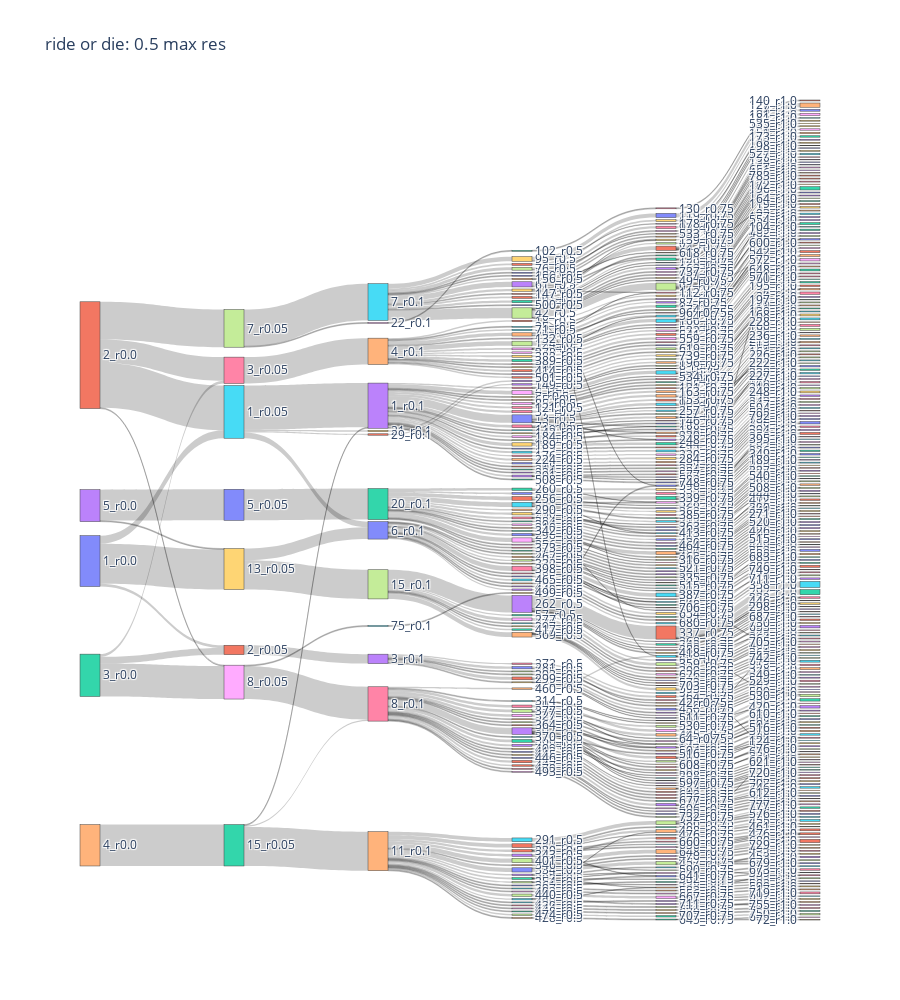

The notebook cell this image was saved under:
### Markdown cell above
Make a Sankey.

### Code cell
# take only the columns with modularity data
ovi_HB_chunk = ride_or_die_df[['0.0','0.05','0.1','0.5','0.75','1.0']].copy()

create_Sankey(ovi_HB_chunk,'ride or die: 0.5 max res')

### Figure 1 — Plotly figure (JSON) as saved in the notebook; plotly's stock layout.template omitted (floating-point values rounded to 4 significant figures; data arrays with more than 128 entries replaced by an {"elided": "..."} marker saying what was removed)
{"data": [{"link": {"source": {"elided": "680 int values"}, "target": {"elided": "680 int values"}, "value": {"elided": "680 int values"}}, "node": {"label": {"elided": "639 str values"}, "pad": 15, "thickness": 20}, "type": "sankey"}], "layout": {"height": 1000, "title": {"text": "ride or die: 0.5 max res"}}}
